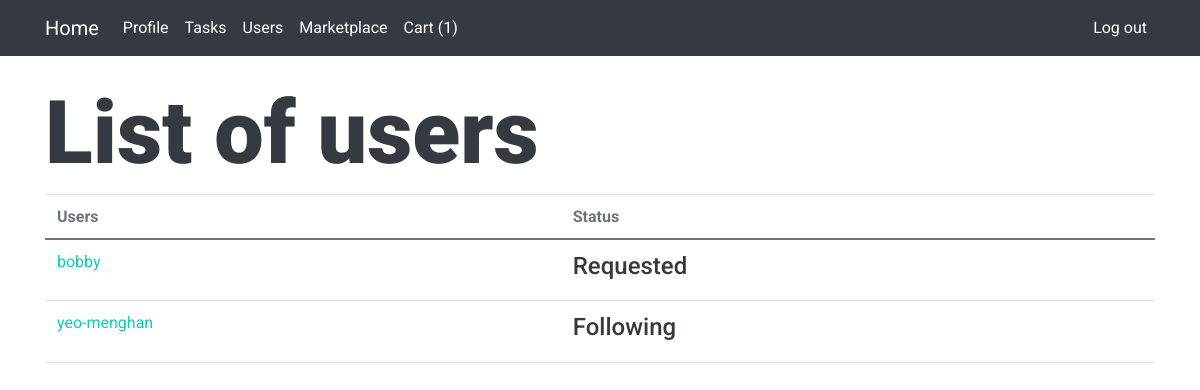
Screenshot of /main/users/ (signed in) with the database file from the repository.
### main/models.py (models this page shows, shortened)
class CustomUser(models.Model):
    user = models.OneToOneField(User, on_delete=models.CASCADE)
    DEPARTMENT = (
        ('Operations', 'Operations'),
        ('Infocomm technology', 'Infocomm technology'),
        ('Engineering', 'Engineering'),
        ('Corportate', 'Corporate')
    )
    email = models.EmailField(unique=True)
    department = models.CharField(max_length=100, choices=DEPARTMENT)
    description = models.TextField("Description", max_length=600, default='', blank=True)
    points = models.IntegerField(default=0)
    tasks = models.ManyToManyField(Task, blank=True, related_name='users')

### main/views.py (the view)
# urls.py: path('users/', views.users, name='users'),
@login_required(login_url='/main/login')
def users(request):
    current_user = CustomUser.objects.get(user=request.user)
    other_users = CustomUser.objects.all().exclude(pk=current_user.pk)
    requested = []
    following = []
    for user in other_users:
        if Follow.objects.filter(follower = current_user, following = user):
            following.append(user)
        elif Request.objects.filter(requestor=current_user, requested=user):
            requested.append(user)
    return render(request, 'main/users.html', {
        "user_list": other_users,
        "following": following,
        "requested": requested,
    })

### main/context_processor.py (called while the page is built)
def cart_count(request):
    try:
        current_user = CustomUser.objects.get(user=request.user)
        cart_count = Cart.objects.filter(user=current_user).count()
        return {
            'cart_count' : cart_count
        }
    except TypeError:
        return []

### main/templates/main/users.html (shortened to what this page needs)
{% extends "main/layout.html" %}
{% block body %}
    <div class="container">
        <h1 class="display-2">List of users</h1>
        <table class="table">
          <thead>
            <tr>
              <th scope="col">Users</th>
              <th scope="col">Status</th>
            </tr>
          </thead>
          <tbody>
            {% for user in user_list %}
            <tr>
              <td scope="row">
                <a href="{% url 'main:user_profile' user.id %}">{{ user.user.username }}</a>
              <td>
                {% if user in following %}
                    <h4>Following</h4>
                {% elif user in requested %}
                    <h4>Requested</h4>
                {% else %}
                    <form action="{% url 'main:follow' %}" method="post">
                        {% csrf_token %}
                        <button value='{{ user.id }}' name='user_id' type='submit'>Follow</button>
                    </form>
                {% endif %}
              </td>
            </tr>
            {% endfor %}
          </tbody>
        </table>
    </div>
{% endblock %}

### main/static/styles.css (style rules this page uses)
body { font-family: var(--bs-font-sans-serif); background-color: #f7f7f7; color: #000000; }

### rows the page displays
CustomUser: user.username "bobby", shows "Requested"
CustomUser: user.username "yeo-menghan", shows "Following"

### other values shown
{{ cart_count }} "1"
